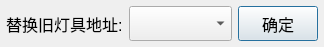
<?xml version="1.0" encoding="UTF-8"?>
<ui version="4.0">
 <class>dlgUploadLamp</class>
 <widget class="QDialog" name="dlgUploadLamp">
  <property name="geometry">
   <rect>
    <x>0</x>
    <y>0</y>
    <width>324</width>
    <height>47</height>
   </rect>
  </property>
  <property name="font">
   <font>
    <pointsize>12</pointsize>
   </font>
  </property>
  <property name="windowTitle">
   <string>替换旧灯具</string>
  </property>
  <layout class="QHBoxLayout" name="horizontalLayout">
   <property name="spacing">
    <number>6</number>
   </property>
   <property name="leftMargin">
    <number>6</number>
   </property>
   <property name="topMargin">
    <number>6</number>
   </property>
   <property name="rightMargin">
    <number>6</number>
   </property>
   <property name="bottomMargin">
    <number>6</number>
   </property>
   <item>
    <widget class="QLabel" name="label">
     <property name="sizePolicy">
      <sizepolicy hsizetype="Fixed" vsizetype="Preferred">
       <horstretch>0</horstretch>
       <verstretch>0</verstretch>
      </sizepolicy>
     </property>
     <property name="text">
      <string>替换旧灯具地址:</string>
     </property>
    </widget>
   </item>
   <item>
    <widget class="QComboBox" name="comboBox">
     <property name="sizePolicy">
      <sizepolicy hsizetype="Preferred" vsizetype="Preferred">
       <horstretch>1</horstretch>
       <verstretch>0</verstretch>
      </sizepolicy>
     </property>
     <property name="font">
      <font>
       <pointsize>14</pointsize>
      </font>
     </property>
    </widget>
   </item>
   <item>
    <widget class="QPushButton" name="pushButton">
     <property name="sizePolicy">
      <sizepolicy hsizetype="Preferred" vsizetype="Preferred">
       <horstretch>0</horstretch>
       <verstretch>0</verstretch>
      </sizepolicy>
     </property>
     <property name="text">
      <string>确定</string>
     </property>
    </widget>
   </item>
  </layout>
 </widget>
 <resources/>
 <connections/>
</ui>
